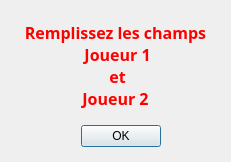
<?xml version="1.0" encoding="UTF-8"?>
<ui version="4.0">
 <class>Dialog</class>
 <widget class="QDialog" name="Dialog">
  <property name="geometry">
   <rect>
    <x>0</x>
    <y>0</y>
    <width>231</width>
    <height>162</height>
   </rect>
  </property>
  <property name="windowTitle">
   <string>Dialog</string>
  </property>
  <widget class="QDialogButtonBox" name="buttonBox">
   <property name="geometry">
    <rect>
     <x>40</x>
     <y>120</y>
     <width>161</width>
     <height>32</height>
    </rect>
   </property>
   <property name="orientation">
    <enum>Qt::Horizontal</enum>
   </property>
   <property name="standardButtons">
    <set>QDialogButtonBox::Ok</set>
   </property>
   <property name="centerButtons">
    <bool>true</bool>
   </property>
  </widget>
  <widget class="QLabel" name="label">
   <property name="geometry">
    <rect>
     <x>10</x>
     <y>20</y>
     <width>211</width>
     <height>91</height>
    </rect>
   </property>
   <property name="font">
    <font>
     <family>Perpetua Titling MT</family>
     <pointsize>12</pointsize>
     <weight>75</weight>
     <bold>true</bold>
    </font>
   </property>
   <property name="styleSheet">
    <string notr="true">color: rgb(255, 0, 0);</string>
   </property>
   <property name="text">
    <string>Remplissez les champs 
 Joueur 1 
 et 
Joueur 2</string>
   </property>
   <property name="alignment">
    <set>Qt::AlignCenter</set>
   </property>
  </widget>
 </widget>
 <resources/>
 <connections>
  <connection>
   <sender>buttonBox</sender>
   <signal>accepted()</signal>
   <receiver>Dialog</receiver>
   <slot>accept()</slot>
   <hints>
    <hint type="sourcelabel">
     <x>248</x>
     <y>254</y>
    </hint>
    <hint type="destinationlabel">
     <x>157</x>
     <y>274</y>
    </hint>
   </hints>
  </connection>
  <connection>
   <sender>buttonBox</sender>
   <signal>rejected()</signal>
   <receiver>Dialog</receiver>
   <slot>reject()</slot>
   <hints>
    <hint type="sourcelabel">
     <x>316</x>
     <y>260</y>
    </hint>
    <hint type="destinationlabel">
     <x>286</x>
     <y>274</y>
    </hint>
   </hints>
  </connection>
 </connections>
</ui>
